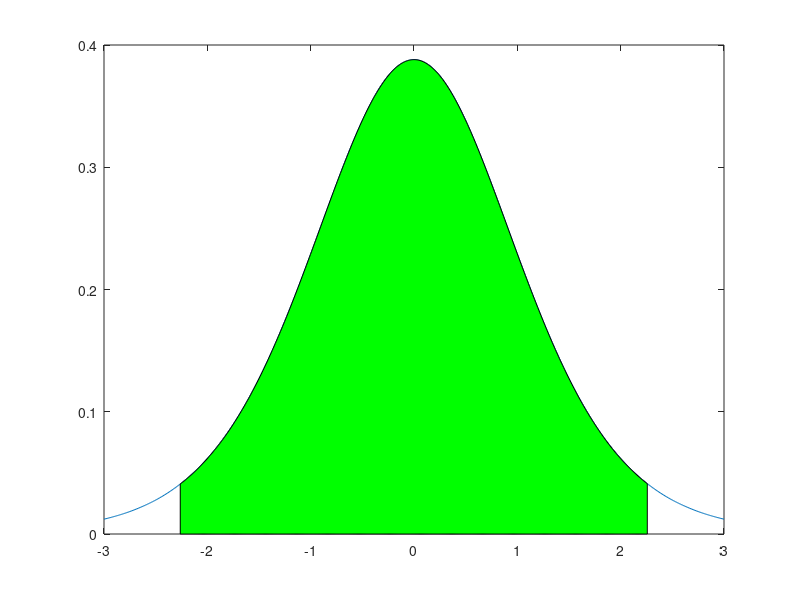

Source code (MATLAB): (Note: this script raises an error after producing the figure.)
data=[60.2, 63.4, 58.8, 63.6, 64.7, 62.5, 66.0, 59.1, 65.1, 62.0];
[h,p] = ttest(data,60,'Alpha',0.05,'Tail','both')
df = 10-1;
alpha = 0.05;
x=-3:0.01:3;
plot(x,tpdf(x,df))
hold on
t_alpha_2 = tinv(1-alpha/2, df)
area(-t_alpha_2:0.01:t_alpha_2,tpdf(-t_alpha_2:0.01:t_alpha_2,df),'FaceColor','g')
hold off 
temp = 0;
emp1 = 1/df;
for i = 1:length(data)
    temp = temp + (data(i)-atlag)^2;
end
empirikus = emp1 * temp;
sn=sqrt(empirikus);
t=((atlag-ex)/sn)*sqrt(length(data))
